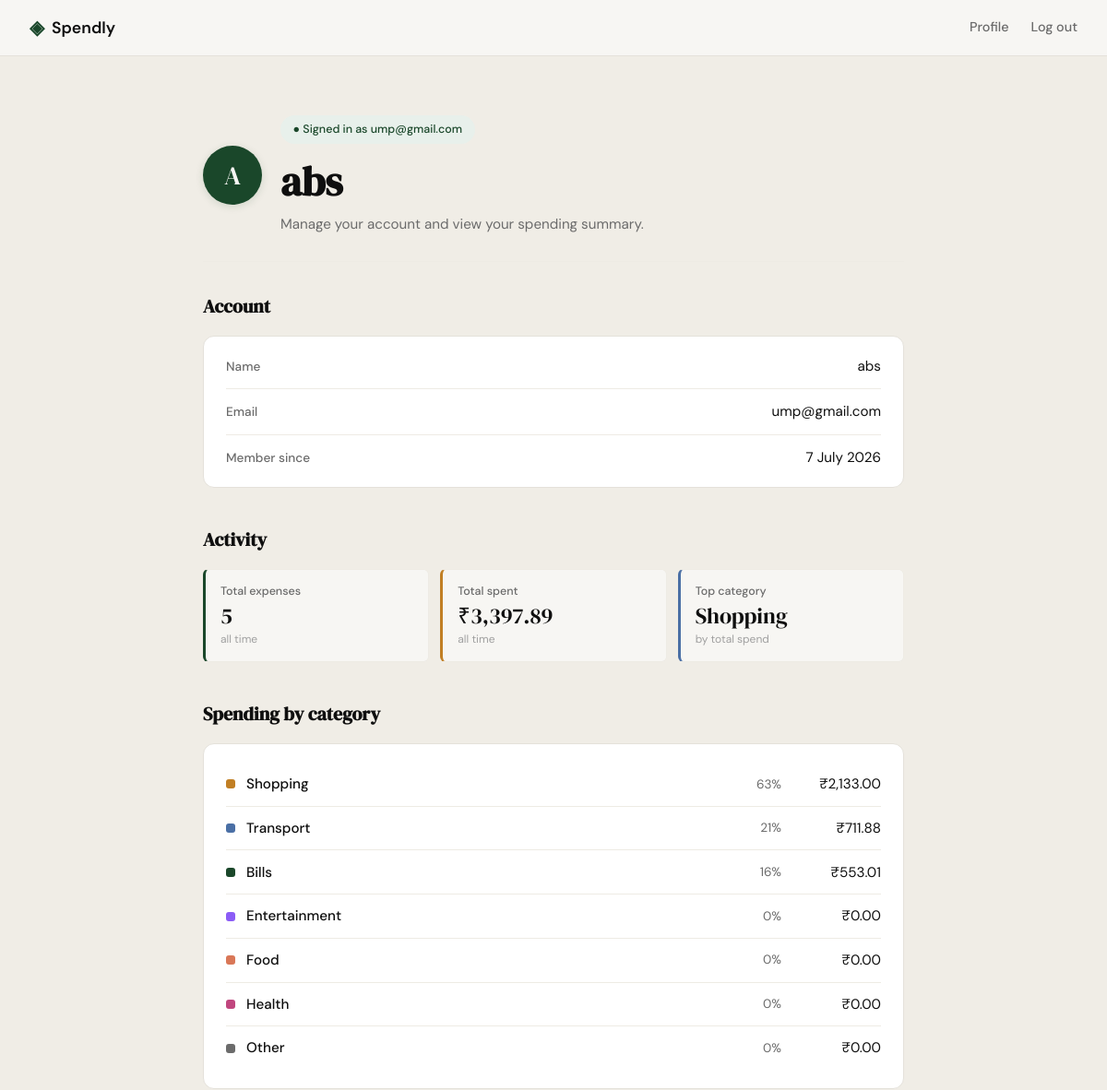
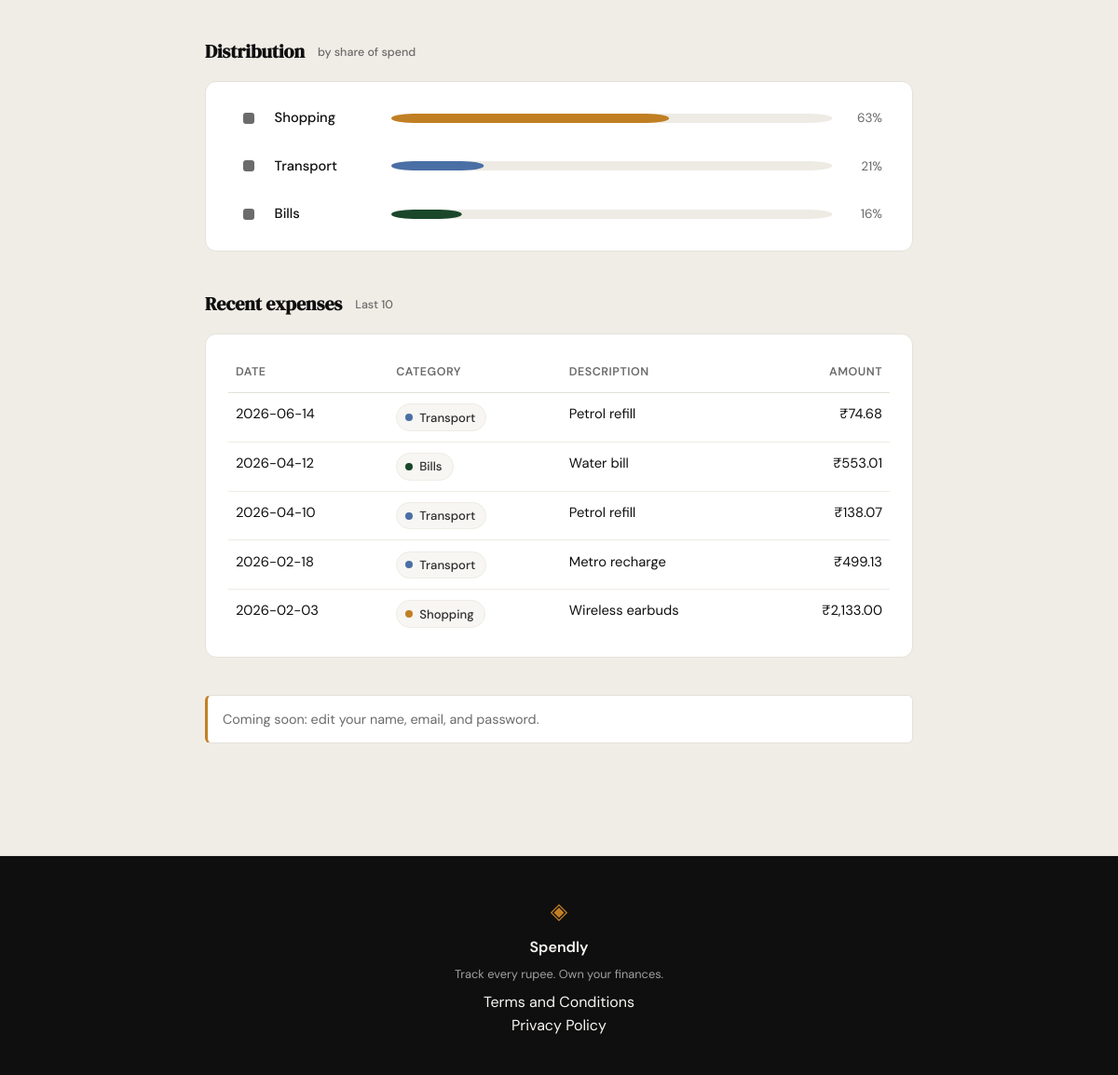
Screenshot of /profile (signed in) with the database file from the repository (2 pictures, top to bottom).
### tables this page shows
CREATE TABLE users (
                id            INTEGER PRIMARY KEY AUTOINCREMENT,
                name          TEXT    NOT NULL,
                email         TEXT    UNIQUE NOT NULL,
                password_hash TEXT    NOT NULL,
                created_at    TEXT    DEFAULT (datetime('now'))
            );

CREATE TABLE expenses (
                id          INTEGER PRIMARY KEY AUTOINCREMENT,
                user_id     INTEGER NOT NULL REFERENCES users(id),
                amount      REAL    NOT NULL,
                category    TEXT    NOT NULL,
                date        TEXT    NOT NULL,
                description TEXT,
                created_at  TEXT    DEFAULT (datetime('now'))
            );

### app.py (the view)
@app.route("/profile")
def profile():
    user_id = session.get("user_id")
    if user_id is None:
        return redirect(url_for("login"))
    conn = get_db()
    try:
        user = get_user_by_id(conn, user_id)
        if user is None:
            session.clear()
            return redirect(url_for("login"))
        stats = get_summary_stats(conn, user_id)
        transactions = get_recent_transactions(conn, user_id)   # limit=10 default
        categories = get_category_breakdown(conn, user_id)
    finally:
        conn.close()
    member_since = (
        datetime.strptime(user["member_since"], "%Y-%m-%d %H:%M:%S")
        .strftime("%d %B %Y")
        .lstrip("0")
    )
    return render_template(
        "profile.html",
        user={"name": user["name"], "email": user["email"]},
        member_since=member_since,
        expense_count=stats["transaction_count"],
        total_spent=stats["total_spent"],
        top_category=stats["top_category"],
        recent_transactions=transactions,
        category_breakdown=categories,
    )

### database/db.py (called while the page is built)
def get_db() -> sqlite3.Connection:
    conn = sqlite3.connect(DB_PATH)
    conn.row_factory = sqlite3.Row
    conn.execute("PRAGMA foreign_keys = ON")
    return conn

### database/queries.py (called while the page is built)
def get_user_by_id(conn: sqlite3.Connection, user_id: int) -> dict[str, Any] | None:
    row = conn.execute(
        "SELECT name, email, created_at FROM users WHERE id = ?",
        (user_id,),
    ).fetchone()
    if row is None:
        return None
    return {
        "name": row["name"],
        "email": row["email"],
        "member_since": row["created_at"],
    }

def get_summary_stats(conn: sqlite3.Connection, user_id: int) -> dict[str, Any]:
    totals = conn.execute(
        "SELECT COUNT(*), COALESCE(SUM(amount), 0) "
        "FROM expenses WHERE user_id = ?",
        (user_id,),
    ).fetchone()
    top = conn.execute(
        "SELECT category, SUM(amount) AS total "
        "FROM expenses WHERE user_id = ? "
        "GROUP BY category "
        "ORDER BY total DESC, category ASC "
        "LIMIT 1",
        (user_id,),
    ).fetchone()
    return {
        "total_spent": float(totals[1]),
        "transaction_count": int(totals[0]),
        "top_category": top["category"] if top is not None else "—",
    }

def get_recent_transactions(
    conn: sqlite3.Connection,
    user_id: int,
    limit: int = 10,
) -> list[dict[str, Any]]:
    rows = conn.execute(
        "SELECT date, description, category, amount "
        "FROM expenses WHERE user_id = ? "
        "ORDER BY date DESC, id DESC LIMIT ?",
        (user_id, limit),
    ).fetchall()
    return [
        {
            "date": r["date"],
            "description": r["description"],
            "category": r["category"],
            "amount": r["amount"],
        }
        for r in rows
    ]

### templates/profile.html (shortened to what this page needs)
{% extends "base.html" %}
{% block content %}
<section class="profile-page">
    <div class="profile-inner">
        <div class="profile-header">
            <div class="profile-avatar" aria-hidden="true">{{ user["name"][0] | upper }}</div>
            <div class="profile-header-text">
                <div class="profile-eyebrow">● Signed in as {{ user["email"] }}</div>
                <h1 class="profile-title">{{ user["name"] }}</h1>
                <p class="profile-subtitle">Manage your account and view your spending summary.</p>
            </div>
        </div>
        <div class="profile-section">
            <h2 class="profile-section-title">Account</h2>
            <div class="profile-card">
                <div class="profile-row">
                    <span class="profile-row-label">Name</span>
                    <span class="profile-row-value">{{ user["name"] }}</span>
                </div>
                <div class="profile-row">
                    <span class="profile-row-label">Email</span>
                    <span class="profile-row-value">{{ user["email"] }}</span>
                </div>
                <div class="profile-row">
                    <span class="profile-row-label">Member since</span>
                    <span class="profile-row-value">{{ member_since }}</span>
                </div>
            </div>
        </div>
        <div class="profile-section">
            <h2 class="profile-section-title">Activity</h2>
            <div class="mock-stats">
                <div class="mock-stat">
                    <span class="mock-stat-label">Total expenses</span>
                    <span class="mock-stat-value">{{ expense_count }}</span>
                    <span class="mock-stat-meta">all time</span>
                </div>
                <div class="mock-stat">
                    <span class="mock-stat-label">Total spent</span>
                    <span class="mock-stat-value">₹{{ "{:,.2f}".format(total_spent) }}</span>
                    <span class="mock-stat-meta">all time</span>
                </div>
                <div class="mock-stat">
                    <span class="mock-stat-label">Top category</span>
                    <span class="mock-stat-value">{{ top_category }}</span>
                    <span class="mock-stat-meta">by total spend</span>
                </div>
            </div>
        </div>
        <div class="profile-section">
            <h2 class="profile-section-title">Spending by category</h2>
            <div class="profile-card">
                {% for row in category_breakdown %}
                <div class="category-row" data-cat="{{ row.name }}">
                    <span class="category-swatch" aria-hidden="true"></span>
                    <span class="category-name">{{ row.name }}</span>
                    <span class="category-pct">{{ row.pct }}%</span>
                    <span class="category-amount">₹{{ "{:,.2f}".format(row.amount) }}</span>
                </div>
                {% endfor %}
            </div>
        </div>
        {% set has_spend = category_breakdown | sum(attribute='pct') > 0 -%}
        {% if has_spend -%}
        <div class="profile-section">
            <h2 class="profile-section-title">
                Distribution
                <span class="profile-section-meta">by share of spend</span>
            </h2>
            <div class="profile-card">
                <div class="category-chart" role="list">
                    {%- for row in category_breakdown -%}
                        {%- if row.pct > 0 %}
                    <div class="chart-row{% if loop.first %} chart-row-top{% endif %}"
                         role="listitem"
                         tabindex="0"
                         data-cat="{{ row.name }}"
                         aria-label="{{ row.name }}: {{ row.pct }} percent, Rs {{ '{:,.2f}'.format(row.amount) }}">
                        <span class="chart-row-swatch" aria-hidden="true"></span>
                        <span class="chart-row-label">{{ row.name }}</span>
                        <svg class="chart-bar" viewBox="0 0 100 10"
                             preserveAspectRatio="none"
                             aria-hidden="true">
                            <rect class="chart-bar-track" x="0" y="0" width="100" height="10" rx="5" />
                            <rect class="chart-bar-fill"
                                  x="0" y="0"
                                  width="{{ row.pct }}" height="10"
                                  rx="5" />
                        </svg>
                        <span class="chart-row-pct">{{ row.pct }}%</span>
                    </div>
                        {%- endif -%}
                    {%- endfor %}
                </div>
            </div>
        </div>
        {%- endif %}
        <div class="profile-section">
            <h2 class="profile-section-title">
                Recent expenses
                <span class="profile-section-meta">Last 10</span>
            </h2>
            <div class="profile-card">
                {% if recent_transactions %}
                <table class="expense-table">
                    <thead>
                        <tr>
                            <th>Date</th>
                            <th>Category</th>
                            <th>Description</th>
                            <th class="amount">Amount</th>
                        </tr>
                    </thead>
                    <tbody>
                        {% for tx in recent_transactions %}
                        <tr>
                            <td>{{ tx.date }}</td>
                            <td>
                                <span class="category-chip" data-cat="{{ tx.category }}">
                                    <span class="category-chip-dot" aria-hidden="true"></span>
                                    {{ tx.category }}
                                </span>
                            </td>
                            <td>
                                {% if tx.description and tx.description.strip() %}
                                    {{ tx.description }}
                                {% else %}
                                    &mdash;
                                {% endif %}
                            </td>
                            <td class="amount">₹{{ "{:,.2f}".format(tx.amount) }}</td>
                        </tr>
                        {% endfor %}
                    </tbody>
                </table>
                {% else %}
                <p class="profile-empty">
                    No expenses yet. Add your first one to start tracking your spending.
                </p>
                {% endif %}
            </div>
        </div>
        <div class="profile-section">
            <p class="profile-note">
                Coming soon: edit your name, email, and password.
            </p>
        </div>
    </div>
</section>
{% endblock %}

### templates/base.html (shortened to what this page needs)
<!DOCTYPE html>
<html lang="en">
<head>
    <link rel="stylesheet" href="{{ url_for('static', filename='css/style.css') }}">
</head>
<body>
    <nav class="navbar">
        <div class="nav-inner">
            <a href="{{ url_for('landing') }}" class="nav-brand">
                <span class="brand-icon">◈</span>
                <span class="brand-name">Spendly</span>
            </a>
            <div class="nav-links">
                {% if session.user_id %}
                <a href="{{ url_for('profile') }}">Profile</a>
                <a href="{{ url_for('logout') }}">Log out</a>
                {% else %}
                <a href="{{ url_for('login') }}">Sign in</a>
                <a href="{{ url_for('register') }}" class="nav-cta">Get started</a>
                {% endif %}
            </div>
        </div>
    </nav>
    <main class="main-content">
        {% block content %}{% endblock %}
    </main>
    <footer class="footer">
        <div class="footer-inner">
            <span class="brand-icon">◈</span>
            <span class="footer-name">Spendly</span>
            <p class="footer-copy">Track every rupee. Own your finances.</p>
            <div class="footer-links">
                <a href="{{ url_for('terms') }}">Terms and Conditions</a><br>
                <a href="{{ url_for('privacy') }}">Privacy Policy</a>
            </div>
        </div>
    </footer>
</body>
</html>

### rows the page displays
users: name "A", email "ump@gmail.com", name "abs", created_at "7 July 2026"
expenses: category "Shopping", name "Shopping", pct "63", amount "2,133.00", date "2026-02-03", description "Wireless earbuds"
expenses: name "Bills", pct "16", amount "553.01", date "2026-04-12", category "Bills", description "Water bill"
expenses: date "2026-06-14", category "Transport", description "Petrol refill", amount "74.68"
expenses: date "2026-04-10", category "Transport", description "Petrol refill", amount "138.07"
expenses: date "2026-02-18", category "Transport", description "Metro recharge", amount "499.13"

### other values shown
{{ expense_count }} "5"
{{ "{:,.2f}".format(total_spent) }} "3,397.89"
{{ row.name }} "Transport" "Entertainment" "Food" "Health" "Other"
{{ row.pct }} "21" "0" "0" "0" "0"
{{ "{:,.2f}".format(row.amount) }} "711.88" "0.00" "0.00" "0.00" "0.00"
{{ row.name }} "Shopping" "Transport" "Bills"
{{ row.pct }} "63" "21" "16"
